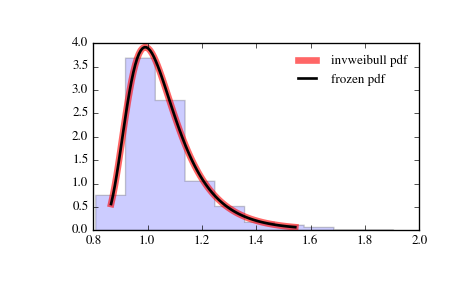

Here is the Python script that generated this plot:
from scipy.stats import invweibull
import matplotlib.pyplot as plt
fig, ax = plt.subplots(1, 1)

# Calculate a few first moments:

c = 10.6
mean, var, skew, kurt = invweibull.stats(c, moments='mvsk')

# Display the probability density function (``pdf``):

x = np.linspace(invweibull.ppf(0.01, c),
                invweibull.ppf(0.99, c), 100)
ax.plot(x, invweibull.pdf(x, c),
       'r-', lw=5, alpha=0.6, label='invweibull pdf')

# Alternatively, the distribution object can be called (as a function)
# to fix the shape, location and scale parameters. This returns a "frozen"
# RV object holding the given parameters fixed.

# Freeze the distribution and display the frozen ``pdf``:

rv = invweibull(c)
ax.plot(x, rv.pdf(x), 'k-', lw=2, label='frozen pdf')

# Check accuracy of ``cdf`` and ``ppf``:

vals = invweibull.ppf([0.001, 0.5, 0.999], c)
np.allclose([0.001, 0.5, 0.999], invweibull.cdf(vals, c))
# True

# Generate random numbers:

r = invweibull.rvs(c, size=1000)

# And compare the histogram:

ax.hist(r, normed=True, histtype='stepfilled', alpha=0.2)
ax.legend(loc='best', frameon=False)
plt.show()
